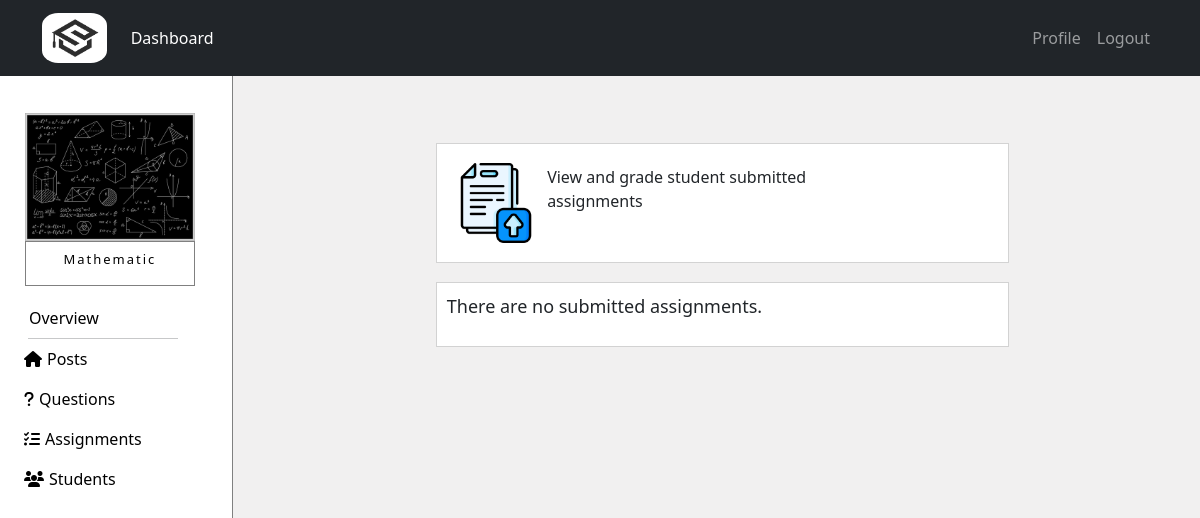
Page /courses/tutor_course/10/assignments/19 (signed in) on the earlier database version.
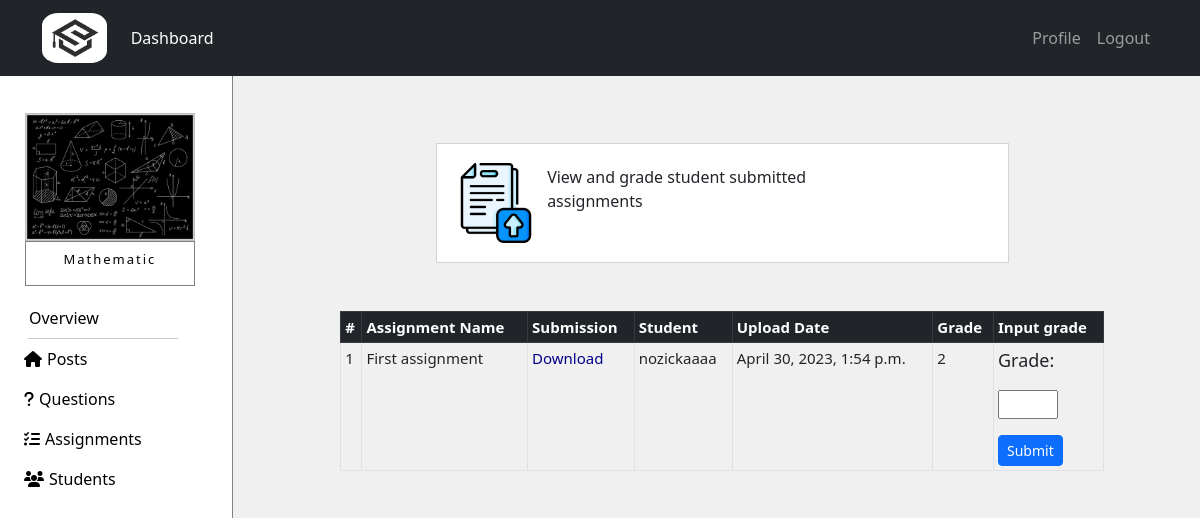
Same page on the later database version.
### courses/models.py (models this page shows, shortened)
class Submission(models.Model):
    student = models.ForeignKey(Student,related_name='student_submission',on_delete=models.CASCADE)
    assignment = models.ForeignKey(Assignment,related_name='assignment_submission',on_delete=models.CASCADE)
    created_at = models.DateTimeField(auto_now=True)
    file_submission = models.FileField(upload_to='submissions')
    grade = models.IntegerField(null=True,blank=True)
    class Meta:
        ordering = ['-created_at']

class Assignment(models.Model):
    name = models.CharField(max_length=50)
    created_at = models.DateTimeField(auto_now=True)
    course = models.ForeignKey(Course,related_name='course_assignment',on_delete=models.CASCADE)
    tutor = models.ForeignKey(Tutor,related_name='tutor_assignment',on_delete=models.CASCADE)
    file_assignment = models.FileField(upload_to='assignments')
    class Meta:
        ordering = ['-created_at']

class Student(models.Model):
    user = models.OneToOneField(NewUser,on_delete=models.CASCADE,primary_key=True,related_name='Student')
    phone = models.IntegerField()
    age = models.IntegerField(null=True,blank=True) #this field is optional
    course = models.ManyToManyField(Course,through="StudentCourse")

class NewUser(AbstractUser):
    is_student = models.BooleanField(default=False)
    is_tutor = models.BooleanField(default=False)

### courses/views.py (the view, shortened to what this page needs)
# urls.py: path('tutor_course/<int:course_id>/assignments/<int:assignment_id>',views.view_submissions,name='view_submissions'),
@login_required
def view_submissions(request,course_id,assignment_id,submission_id=None):
   if is_enrolled(request.user, course_id) is False:
      return HttpResponse('<html><body><h2 style="font-weight: lighter">Your do not have access to view this page!</h2><body></html>')
   elif request.user.is_student:
      return HttpResponse('<html><body><h2 style="font-weight: lighter">Your do not have access to view this page!</h2><body></html>')
   course = get_object_or_404(Course,pk=course_id)
   assignment = get_object_or_404(Assignment,pk=assignment_id)
   submissions = Submission.objects.filter(assignment=assignment)
   submission_form = UpdateSubmissionForm()
   return render(request,'courses/submissions.html',{'course':course,'submissions':submissions,
                                                     'submission_form':submission_form})

### courses/forms.py
class UpdateSubmissionForm(forms.ModelForm):
    grade = forms.IntegerField(required=False,validators=[MaxValueValidator(100),MinValueValidator(1)],
                               widget=forms.NumberInput(attrs={'style': 'width:7ch'}))
    class Meta():
        model = Submission
        fields = ['grade']

### courses/views.py (called while the page is built)
def is_enrolled(user, course_id):
   course = get_object_or_404(Course,pk=course_id)
   if user.is_tutor:
      tutor_courses = TutorCourse.objects.filter(course=course,tutor=user.Tutor)
      return tutor_courses.exists()
   else:
      student_courses = StudentCourse.objects.filter(course=course,student=user.Student)
      return student_courses.exists()

### templates/courses/submissions.html (shortened to what this page needs)
{% extends 'courses/course.html' %}
{% load static %}
{% block courseContent %}
{% if course %}
    <div style="margin-left: auto; margin-right: auto; width:60%; border: 1px solid lightgrey;
                margin-top: 7%; padding: 2%; background-color: white;">
      <img class="col-sm-4 col-md-4 col-lg-4" src="{% static 'img/submission-icon.png' %}" style="width:15%; display: inline-block;">
      <div class="col-sm-8 col-md-8 col-lg-8" style="display: inline-block;">
        <p style="margin-left: 2%;">View and grade student submitted assignments</p>
      </div>
    </div>
{% if submissions %}
    <div class="positionCenter" style="margin-top: 5%;">
        <div class="table-responsive">
            <table class="table table-sm table-bordered" style="font-size:15px; min-width: 600px;">
                <thead class="table-dark">
                    <tr>
                    <th scope="col">#</th>
                    <th scope="col">Assignment Name</th>
                    <th scope="col">Submission</th>
                    <th scope="col">Student</th>
                    <th scope="col">Upload Date</th>
                    <th scope="col">Grade</th>
                    <th scope="col">Input grade</th>
                    </tr>
                </thead>
                <tbody>
                    {% for submission in submissions %}
                        <tr>
                            <td scope="row">{{ forloop.counter }}</td>
                            <td>{{submission.assignment.name}}</td>
                            <td><a class="hoverTextRed" href="{{ submission.file_submission.url }}" style="text-decoration: none; color: darkblue;"
                                target="_blank">Download</a></td>
                            <td>{{submission.student.user.username}}</td>
                            <td>{{submission.created_at}}</td>
                            {% if submission.grade %}
                            <td>{{submission.grade}}</td>
                            {% else %}
                            <td>Not graded</td>
                            {% endif %}
                            <td>
                                <form enctype="multipart/form-data"
                                    action="{% url 'view_submissions' course_id=course.pk assignment_id=submission.assignment.pk submission_id=submission.pk %}" method="POST">
                                    <p style="font-size: large;"> <label >{{ submission_form.grade.label_tag }}</label> <br></p>
                                    <p>{{ submission_form.grade }}</p>
                                    <button type="submit" class="btn btn-primary btn-sm" name="grade_button">Submit</button>
                                </form>
                            </td>
                        </tr>
                    {% endfor%}
                </tbody>
            </table>
        </div>
    </div>
{% else %}
    <div class="card" style="border-radius: 0; padding: 10px; margin-top: 2%; width: 60%; margin-left: auto; margin-right: auto;">
        <p style="font-size: large;">There are no submitted assignments.</p>
    </div>
{% endif %}
{% endif %}
{% endblock %}

Differences in the rows shown:
added Submission: assignment.name "First assignment", student.user.username "nozickaaaa", created_at "April 30, 2023, 1:54 p.m.", grade "2", grade.label_tag "Grade:"
Other differences:
text no longer shown: "There are no submitted assignments."
text now shown: "# Assignment Name Submission Student Upload Date Grade Input grade"
